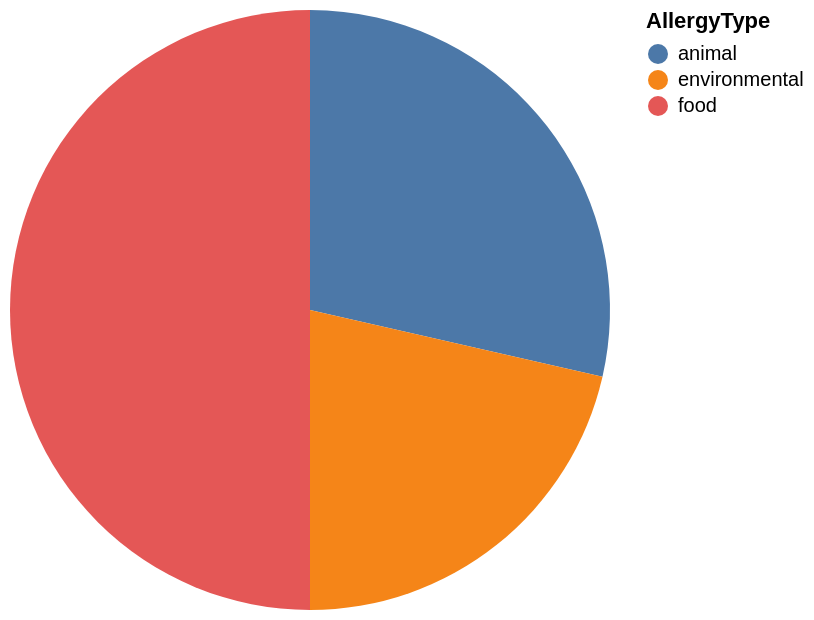

This figure's Vega-Lite source:
### Vega-Lite specification from a JSON file in a GitHub repository (floating-point values rounded to 4 significant figures)
{"data": {"values": [{"x_data": "animal", "y_data": 4}, {"x_data": "environmental", "y_data": 3}, {"x_data": "food", "y_data": 7}]}, "mark": "arc", "encoding": {"theta": {"field": "y_data", "type": "quantitative", "title": "COUNT(AllergyType)"}, "color": {"field": "x_data", "type": "nominal", "title": "AllergyType"}}}
